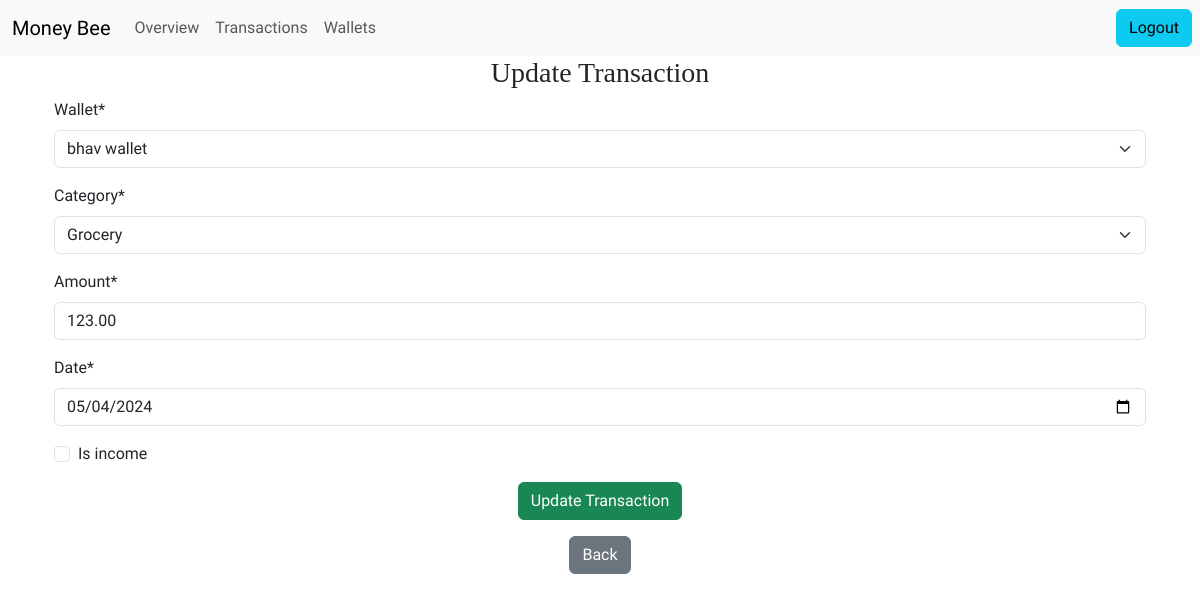
Before: /personal/transactions/10/update (signed in) with the older database file.
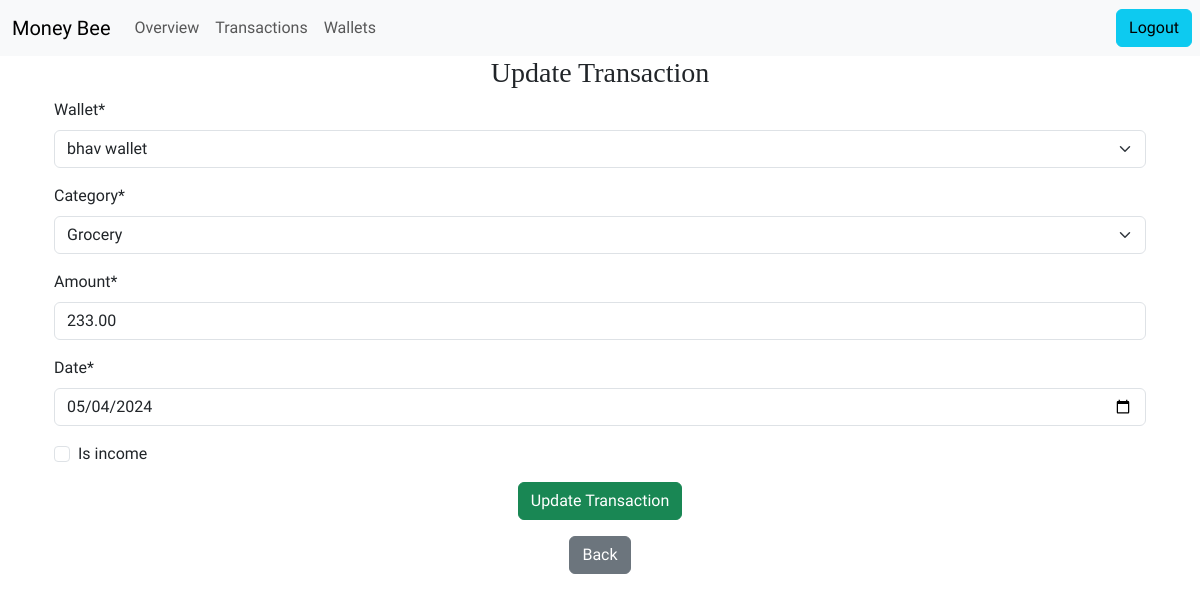
After: the same page with the newer database file.
### expense_tracker/models.py (models this page shows, shortened)
class Transaction(models.Model):
    wallet = models.ForeignKey(
        Wallet, on_delete=models.CASCADE
    )  # One-to-many link to Wallet
    category = models.ForeignKey(
        Category, on_delete=models.SET_NULL, null=True
    )  # Many-to-one link to Category
    amount = models.DecimalField(max_digits=10, decimal_places=2)  # Transaction amount
    date = models.DateField()  # Transaction date
    is_income = models.BooleanField(default=False)
    user=models.ForeignKey(User, on_delete=models.CASCADE)

### expense_tracker/views.py (the view)
# urls.py: path('personal/transactions/<int:pk>/update',views.UpdateTransaction.as_view(),name="update_transaction"),
class UpdateTransaction(UpdateView):
    model = Transaction
    form_class=UpdateTransactionForm
    template_name = 'expense_tracker/update_transaction.html'  # Template for update form
    success_url = reverse_lazy('list_transaction')  # URL to redirect after successful update
    def get_form_kwargs(self):
        kwargs = super(UpdateTransaction, self).get_form_kwargs()
        kwargs['user'] = self.request.user
        return kwargs

### expense_tracker/forms.py
class UpdateTransactionForm(forms.ModelForm):
    class Meta:
        model=Transaction
        exclude=['user']
        widgets = {
            'date': forms.DateInput( attrs={'type': 'date', 'max': formats.date_format(timezone.now(), 'Y-m-d')})
        }
    def __init__(self, *args, **kwargs):
        user = kwargs.pop('user', None)
        print("User:", user)
        super().__init__(*args, **kwargs)  # Initialize the form
        if user is not None:  # Check if user is provided
            self.fields['wallet'].queryset = Wallet.objects.filter(user=user)

### expense_tracker/models.py (called while the page is built)
    def __str__(self):
        return f"{self.name}"  # For readable display

    def __str__(self):
        return self.name  # For readable display

### expense_tracker/templates/expense_tracker/update_transaction.html (shortened to what this page needs)
{% extends "expense_tracker/personal_home.html" %}
{% load crispy_forms_tags %}
{% load static %}
{% block content%}
<div class="container text-center">
    <h3>Update Transaction</h3>
    <div class="container text-start ">
        <form method="post">
            {{ form | crispy }}
            <div class="text-center">
                <button type="submit" class="btn btn-success">Update Transaction</button>
            </div>
        </form>
        <div class="container text-center">
            <a href="{% url 'list_transaction' %}" class="btn btn-secondary  my-3">Back</a>
        </div>
    </div>
</div>
{% endblock %}

Changed rows visible on the page:
changed Transaction "bhav wallet": amount "123.00" → "233.00"
